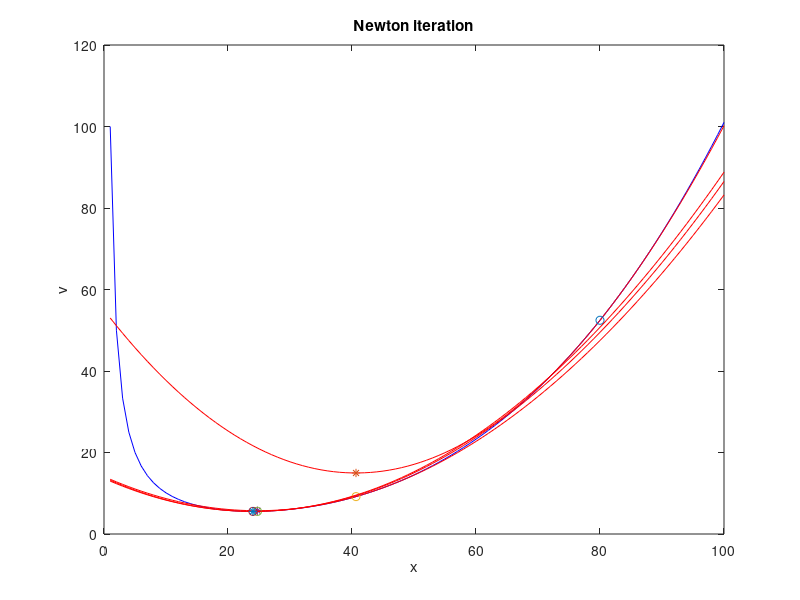

Reproduce this figure in MATLAB.
% example3: an illustrative one dimensional exampel using
% Newton method for determination of minimum of a function.
% 4/4-97,7/2-03,MK

format compact
  
x= 1:100; v= 100./x + .0001*x.^3;
plot(v,'b'), title('Newton iteration')
xlabel('x'), ylabel('v'), pause

xo=80; upd=xo;  no=1;
while abs(upd/xo) > .002  
   
  disp(['...... Iteration no:  ',num2str(no),' ......'])  
  vo= 100./xo + .0001*xo.^3;  
  go= -100./xo.^2 + .0003*xo.^2;
  ho= 200./xo.^3 + .0006*xo;
  vm= vo + go*(x-xo) + 0.5*ho*(x-xo).^2;
  upd= - go/ho,
  xm= xo +upd,  v1 = vo + go*(xm-xo) + 0.5*ho*(xm-xo).^2;
  hold on, plot(x,vm,'r',xo,vo,'o'),
  plot(xm,v1,'*'), 
   
    if no<4, disp('Press a key for next iteration ...'), pause,  end   
  xo=xm; no=no+1;
end

hold off
